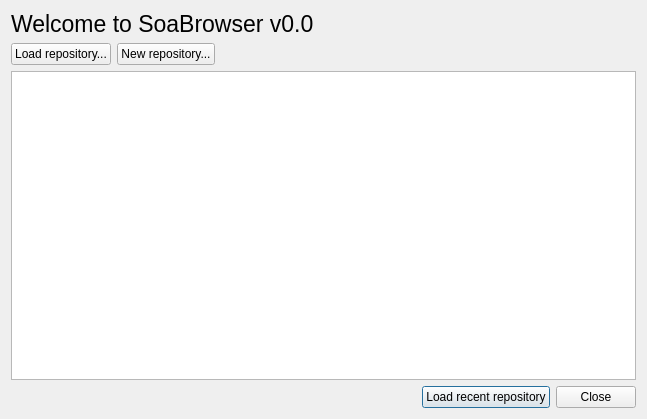
<?xml version="1.0" encoding="UTF-8"?>
<ui version="4.0">
 <class>dlgWelcome</class>
 <widget class="QWidget" name="dlgWelcome">
  <property name="geometry">
   <rect>
    <x>0</x>
    <y>0</y>
    <width>647</width>
    <height>419</height>
   </rect>
  </property>
  <property name="windowTitle">
   <string>Form</string>
  </property>
  <layout class="QVBoxLayout" name="verticalLayout">
   <item>
    <widget class="QWidget" name="widget_4" native="true">
     <layout class="QHBoxLayout" name="horizontalLayout_4">
      <property name="margin">
       <number>0</number>
      </property>
      <item>
       <widget class="QLabel" name="label_2">
        <property name="sizePolicy">
         <sizepolicy hsizetype="Expanding" vsizetype="Preferred">
          <horstretch>0</horstretch>
          <verstretch>0</verstretch>
         </sizepolicy>
        </property>
        <property name="font">
         <font>
          <pointsize>17</pointsize>
          <weight>50</weight>
          <bold>false</bold>
         </font>
        </property>
        <property name="text">
         <string>Welcome to SoaBrowser v0.0</string>
        </property>
       </widget>
      </item>
      <item>
       <widget class="QLabel" name="label">
        <property name="text">
         <string/>
        </property>
        <property name="pixmap">
         <pixmap resource="../resources.qrc">:/images/resources/icon.png</pixmap>
        </property>
        <property name="alignment">
         <set>Qt::AlignRight|Qt::AlignTrailing|Qt::AlignVCenter</set>
        </property>
       </widget>
      </item>
     </layout>
    </widget>
   </item>
   <item>
    <widget class="QWidget" name="widget" native="true">
     <layout class="QHBoxLayout" name="horizontalLayout">
      <property name="margin">
       <number>0</number>
      </property>
      <item>
       <widget class="QPushButton" name="openButton">
        <property name="text">
         <string>Load repository...</string>
        </property>
        <property name="icon">
         <iconset resource="../resources.qrc">
          <normaloff>:/images/resources/repo_open.png</normaloff>:/images/resources/repo_open.png</iconset>
        </property>
       </widget>
      </item>
      <item>
       <widget class="QPushButton" name="newButton">
        <property name="text">
         <string>New repository...</string>
        </property>
        <property name="icon">
         <iconset resource="../resources.qrc">
          <normaloff>:/images/resources/repo_new.png</normaloff>:/images/resources/repo_new.png</iconset>
        </property>
       </widget>
      </item>
      <item>
       <spacer name="horizontalSpacer">
        <property name="orientation">
         <enum>Qt::Horizontal</enum>
        </property>
        <property name="sizeHint" stdset="0">
         <size>
          <width>40</width>
          <height>20</height>
         </size>
        </property>
       </spacer>
      </item>
     </layout>
    </widget>
   </item>
   <item>
    <widget class="QListWidget" name="recentsList">
     <property name="focusPolicy">
      <enum>Qt::WheelFocus</enum>
     </property>
    </widget>
   </item>
   <item>
    <widget class="QWidget" name="widget_3" native="true">
     <layout class="QHBoxLayout" name="horizontalLayout_3">
      <property name="topMargin">
       <number>0</number>
      </property>
      <property name="rightMargin">
       <number>0</number>
      </property>
      <property name="bottomMargin">
       <number>0</number>
      </property>
      <item>
       <spacer name="horizontalSpacer_3">
        <property name="orientation">
         <enum>Qt::Horizontal</enum>
        </property>
        <property name="sizeHint" stdset="0">
         <size>
          <width>40</width>
          <height>20</height>
         </size>
        </property>
       </spacer>
      </item>
      <item>
       <widget class="QPushButton" name="recentButton">
        <property name="text">
         <string>Load recent repository</string>
        </property>
        <property name="icon">
         <iconset resource="../resources.qrc">
          <normaloff>:/images/resources/repo.png</normaloff>:/images/resources/repo.png</iconset>
        </property>
        <property name="autoDefault">
         <bool>true</bool>
        </property>
        <property name="default">
         <bool>true</bool>
        </property>
       </widget>
      </item>
      <item>
       <widget class="QPushButton" name="closeButton">
        <property name="text">
         <string>Close</string>
        </property>
       </widget>
      </item>
     </layout>
    </widget>
   </item>
  </layout>
 </widget>
 <tabstops>
  <tabstop>openButton</tabstop>
  <tabstop>newButton</tabstop>
  <tabstop>recentsList</tabstop>
 </tabstops>
 <resources>
  <include location="../resources.qrc"/>
 </resources>
 <connections/>
</ui>
